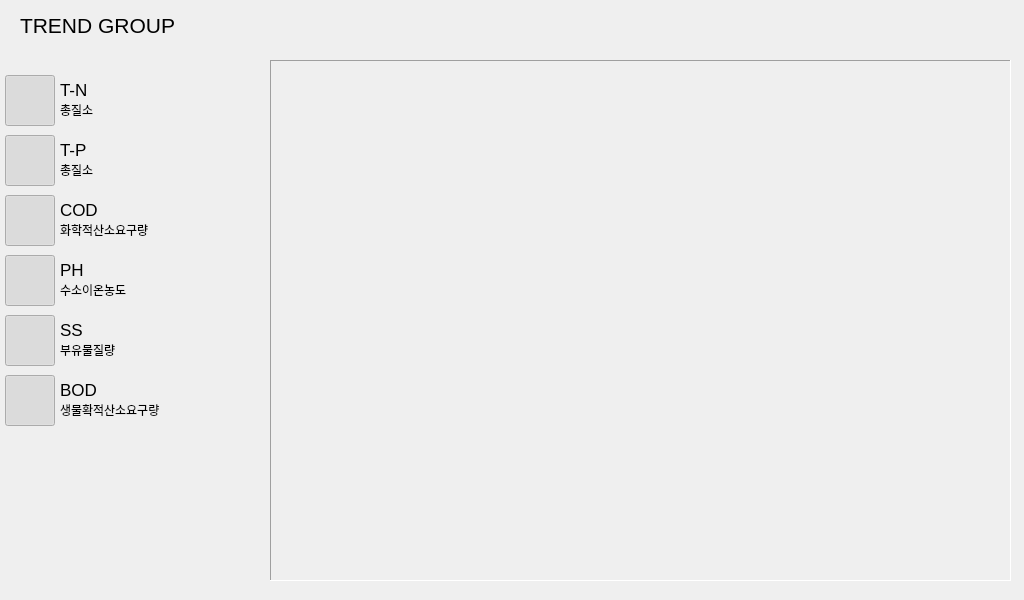
<?xml version="1.0" encoding="UTF-8"?>
<ui version="4.0">
 <class>TmsTrendDialog</class>
 <widget class="QDialog" name="TmsTrendDialog">
  <property name="geometry">
   <rect>
    <x>0</x>
    <y>0</y>
    <width>1024</width>
    <height>600</height>
   </rect>
  </property>
  <property name="windowTitle">
   <string>Dialog</string>
  </property>
  <widget class="QWidget" name="widget" native="true">
   <property name="geometry">
    <rect>
     <x>290</x>
     <y>580</y>
     <width>120</width>
     <height>80</height>
    </rect>
   </property>
  </widget>
  <widget class="QToolButton" name="btnDateTime">
   <property name="geometry">
    <rect>
     <x>570</x>
     <y>5</y>
     <width>48</width>
     <height>48</height>
    </rect>
   </property>
   <property name="text">
    <string/>
   </property>
   <property name="icon">
    <iconset resource="srview.qrc">
     <normaloff>:/images/time-planning.png</normaloff>:/images/time-planning.png</iconset>
   </property>
   <property name="iconSize">
    <size>
     <width>24</width>
     <height>24</height>
    </size>
   </property>
   <property name="autoRaise">
    <bool>true</bool>
   </property>
  </widget>
  <widget class="QToolButton" name="btnNext">
   <property name="geometry">
    <rect>
     <x>630</x>
     <y>5</y>
     <width>48</width>
     <height>48</height>
    </rect>
   </property>
   <property name="text">
    <string/>
   </property>
   <property name="icon">
    <iconset resource="srview.qrc">
     <normaloff>:/images/right.png</normaloff>:/images/right.png</iconset>
   </property>
   <property name="iconSize">
    <size>
     <width>24</width>
     <height>24</height>
    </size>
   </property>
   <property name="autoRaise">
    <bool>true</bool>
   </property>
  </widget>
  <widget class="QToolButton" name="btnZoomIn">
   <property name="geometry">
    <rect>
     <x>750</x>
     <y>5</y>
     <width>48</width>
     <height>48</height>
    </rect>
   </property>
   <property name="text">
    <string/>
   </property>
   <property name="icon">
    <iconset resource="srview.qrc">
     <normaloff>:/images/zoomin.png</normaloff>:/images/zoomin.png</iconset>
   </property>
   <property name="iconSize">
    <size>
     <width>24</width>
     <height>24</height>
    </size>
   </property>
   <property name="autoRaise">
    <bool>true</bool>
   </property>
  </widget>
  <widget class="QToolButton" name="btnZoomOut">
   <property name="geometry">
    <rect>
     <x>810</x>
     <y>5</y>
     <width>48</width>
     <height>48</height>
    </rect>
   </property>
   <property name="text">
    <string/>
   </property>
   <property name="icon">
    <iconset resource="srview.qrc">
     <normaloff>:/images/zoomout.png</normaloff>:/images/zoomout.png</iconset>
   </property>
   <property name="iconSize">
    <size>
     <width>24</width>
     <height>24</height>
    </size>
   </property>
   <property name="autoRaise">
    <bool>true</bool>
   </property>
  </widget>
  <widget class="QLabel" name="label">
   <property name="geometry">
    <rect>
     <x>20</x>
     <y>5</y>
     <width>431</width>
     <height>40</height>
    </rect>
   </property>
   <property name="font">
    <font>
     <pointsize>16</pointsize>
    </font>
   </property>
   <property name="text">
    <string>TREND GROUP</string>
   </property>
  </widget>
  <widget class="QLabel" name="tag1">
   <property name="geometry">
    <rect>
     <x>60</x>
     <y>80</y>
     <width>200</width>
     <height>20</height>
    </rect>
   </property>
   <property name="font">
    <font>
     <pointsize>13</pointsize>
    </font>
   </property>
   <property name="text">
    <string>T-N</string>
   </property>
  </widget>
  <widget class="QLabel" name="desc1">
   <property name="geometry">
    <rect>
     <x>60</x>
     <y>100</y>
     <width>200</width>
     <height>20</height>
    </rect>
   </property>
   <property name="font">
    <font>
     <pointsize>9</pointsize>
    </font>
   </property>
   <property name="text">
    <string>총질소</string>
   </property>
  </widget>
  <widget class="QLabel" name="tag2">
   <property name="geometry">
    <rect>
     <x>60</x>
     <y>140</y>
     <width>200</width>
     <height>20</height>
    </rect>
   </property>
   <property name="font">
    <font>
     <pointsize>13</pointsize>
    </font>
   </property>
   <property name="text">
    <string>T-P</string>
   </property>
  </widget>
  <widget class="QLabel" name="desc2">
   <property name="geometry">
    <rect>
     <x>60</x>
     <y>160</y>
     <width>200</width>
     <height>20</height>
    </rect>
   </property>
   <property name="font">
    <font>
     <pointsize>9</pointsize>
    </font>
   </property>
   <property name="text">
    <string>총질소</string>
   </property>
  </widget>
  <widget class="QLabel" name="tag3">
   <property name="geometry">
    <rect>
     <x>60</x>
     <y>200</y>
     <width>200</width>
     <height>20</height>
    </rect>
   </property>
   <property name="font">
    <font>
     <pointsize>13</pointsize>
    </font>
   </property>
   <property name="text">
    <string>COD</string>
   </property>
  </widget>
  <widget class="QLabel" name="desc3">
   <property name="geometry">
    <rect>
     <x>60</x>
     <y>220</y>
     <width>200</width>
     <height>20</height>
    </rect>
   </property>
   <property name="font">
    <font>
     <pointsize>9</pointsize>
    </font>
   </property>
   <property name="text">
    <string>화학적산소요구량</string>
   </property>
  </widget>
  <widget class="QLabel" name="tag4">
   <property name="geometry">
    <rect>
     <x>60</x>
     <y>260</y>
     <width>200</width>
     <height>20</height>
    </rect>
   </property>
   <property name="font">
    <font>
     <pointsize>13</pointsize>
    </font>
   </property>
   <property name="text">
    <string>PH</string>
   </property>
  </widget>
  <widget class="QLabel" name="desc4">
   <property name="geometry">
    <rect>
     <x>60</x>
     <y>280</y>
     <width>200</width>
     <height>20</height>
    </rect>
   </property>
   <property name="font">
    <font>
     <pointsize>9</pointsize>
    </font>
   </property>
   <property name="text">
    <string>수소이온농도</string>
   </property>
  </widget>
  <widget class="QLabel" name="tag6">
   <property name="geometry">
    <rect>
     <x>60</x>
     <y>380</y>
     <width>200</width>
     <height>20</height>
    </rect>
   </property>
   <property name="font">
    <font>
     <pointsize>13</pointsize>
    </font>
   </property>
   <property name="text">
    <string>BOD</string>
   </property>
  </widget>
  <widget class="QLabel" name="tag5">
   <property name="geometry">
    <rect>
     <x>60</x>
     <y>320</y>
     <width>200</width>
     <height>20</height>
    </rect>
   </property>
   <property name="font">
    <font>
     <pointsize>13</pointsize>
    </font>
   </property>
   <property name="text">
    <string>SS</string>
   </property>
  </widget>
  <widget class="QLabel" name="desc6">
   <property name="geometry">
    <rect>
     <x>60</x>
     <y>400</y>
     <width>200</width>
     <height>20</height>
    </rect>
   </property>
   <property name="font">
    <font>
     <pointsize>9</pointsize>
    </font>
   </property>
   <property name="text">
    <string>생물확적산소요구량</string>
   </property>
  </widget>
  <widget class="QLabel" name="desc5">
   <property name="geometry">
    <rect>
     <x>60</x>
     <y>340</y>
     <width>200</width>
     <height>20</height>
    </rect>
   </property>
   <property name="font">
    <font>
     <pointsize>9</pointsize>
    </font>
   </property>
   <property name="text">
    <string>부유물질량</string>
   </property>
  </widget>
  <widget class="QToolButton" name="btnTag1">
   <property name="geometry">
    <rect>
     <x>5</x>
     <y>75</y>
     <width>50</width>
     <height>51</height>
    </rect>
   </property>
   <property name="font">
    <font>
     <pointsize>13</pointsize>
    </font>
   </property>
   <property name="text">
    <string/>
   </property>
   <property name="checkable">
    <bool>true</bool>
   </property>
   <property name="checked">
    <bool>true</bool>
   </property>
  </widget>
  <widget class="QToolButton" name="btnTag2">
   <property name="geometry">
    <rect>
     <x>5</x>
     <y>135</y>
     <width>50</width>
     <height>51</height>
    </rect>
   </property>
   <property name="font">
    <font>
     <pointsize>13</pointsize>
    </font>
   </property>
   <property name="text">
    <string/>
   </property>
   <property name="checkable">
    <bool>true</bool>
   </property>
   <property name="checked">
    <bool>true</bool>
   </property>
  </widget>
  <widget class="QToolButton" name="btnTag3">
   <property name="geometry">
    <rect>
     <x>5</x>
     <y>195</y>
     <width>50</width>
     <height>51</height>
    </rect>
   </property>
   <property name="font">
    <font>
     <pointsize>13</pointsize>
    </font>
   </property>
   <property name="text">
    <string/>
   </property>
   <property name="checkable">
    <bool>true</bool>
   </property>
   <property name="checked">
    <bool>true</bool>
   </property>
  </widget>
  <widget class="QToolButton" name="btnTag4">
   <property name="geometry">
    <rect>
     <x>5</x>
     <y>255</y>
     <width>50</width>
     <height>51</height>
    </rect>
   </property>
   <property name="font">
    <font>
     <pointsize>13</pointsize>
    </font>
   </property>
   <property name="text">
    <string/>
   </property>
   <property name="checkable">
    <bool>true</bool>
   </property>
   <property name="checked">
    <bool>true</bool>
   </property>
  </widget>
  <widget class="QToolButton" name="btnTag5">
   <property name="geometry">
    <rect>
     <x>5</x>
     <y>315</y>
     <width>50</width>
     <height>51</height>
    </rect>
   </property>
   <property name="font">
    <font>
     <pointsize>13</pointsize>
    </font>
   </property>
   <property name="text">
    <string/>
   </property>
   <property name="checkable">
    <bool>true</bool>
   </property>
   <property name="checked">
    <bool>true</bool>
   </property>
  </widget>
  <widget class="QToolButton" name="btnTag6">
   <property name="geometry">
    <rect>
     <x>5</x>
     <y>375</y>
     <width>50</width>
     <height>51</height>
    </rect>
   </property>
   <property name="font">
    <font>
     <pointsize>13</pointsize>
    </font>
   </property>
   <property name="text">
    <string/>
   </property>
   <property name="checkable">
    <bool>true</bool>
   </property>
   <property name="checked">
    <bool>true</bool>
   </property>
  </widget>
  <widget class="QFrame" name="trendFrame">
   <property name="geometry">
    <rect>
     <x>270</x>
     <y>60</y>
     <width>741</width>
     <height>521</height>
    </rect>
   </property>
   <property name="frameShape">
    <enum>QFrame::Panel</enum>
   </property>
   <property name="frameShadow">
    <enum>QFrame::Sunken</enum>
   </property>
  </widget>
  <widget class="QToolButton" name="btnPrev">
   <property name="geometry">
    <rect>
     <x>510</x>
     <y>5</y>
     <width>48</width>
     <height>48</height>
    </rect>
   </property>
   <property name="text">
    <string/>
   </property>
   <property name="icon">
    <iconset resource="srview.qrc">
     <normaloff>:/images/left.png</normaloff>:/images/left.png</iconset>
   </property>
   <property name="iconSize">
    <size>
     <width>24</width>
     <height>24</height>
    </size>
   </property>
   <property name="autoRaise">
    <bool>true</bool>
   </property>
  </widget>
  <widget class="QToolButton" name="btnSelectAll">
   <property name="geometry">
    <rect>
     <x>690</x>
     <y>5</y>
     <width>48</width>
     <height>48</height>
    </rect>
   </property>
   <property name="text">
    <string/>
   </property>
   <property name="icon">
    <iconset resource="srview.qrc">
     <normaloff>:/images/select_all.png</normaloff>:/images/select_all.png</iconset>
   </property>
   <property name="iconSize">
    <size>
     <width>24</width>
     <height>24</height>
    </size>
   </property>
   <property name="autoRaise">
    <bool>true</bool>
   </property>
  </widget>
  <widget class="QToolButton" name="okButton">
   <property name="geometry">
    <rect>
     <x>960</x>
     <y>5</y>
     <width>48</width>
     <height>48</height>
    </rect>
   </property>
   <property name="text">
    <string/>
   </property>
   <property name="icon">
    <iconset resource="srview.qrc">
     <normaloff>:/images/close.png</normaloff>:/images/close.png</iconset>
   </property>
   <property name="iconSize">
    <size>
     <width>24</width>
     <height>24</height>
    </size>
   </property>
   <property name="autoRaise">
    <bool>true</bool>
   </property>
  </widget>
  <zorder>btnTag3</zorder>
  <zorder>btnTag2</zorder>
  <zorder>btnTag4</zorder>
  <zorder>btnTag5</zorder>
  <zorder>btnTag6</zorder>
  <zorder>btnTag1</zorder>
  <zorder>widget</zorder>
  <zorder>btnDateTime</zorder>
  <zorder>btnNext</zorder>
  <zorder>btnZoomIn</zorder>
  <zorder>btnZoomOut</zorder>
  <zorder>label</zorder>
  <zorder>tag1</zorder>
  <zorder>desc1</zorder>
  <zorder>tag2</zorder>
  <zorder>desc2</zorder>
  <zorder>tag3</zorder>
  <zorder>desc3</zorder>
  <zorder>tag4</zorder>
  <zorder>desc4</zorder>
  <zorder>tag6</zorder>
  <zorder>tag5</zorder>
  <zorder>desc6</zorder>
  <zorder>desc5</zorder>
  <zorder>trendFrame</zorder>
  <zorder>btnPrev</zorder>
  <zorder>btnSelectAll</zorder>
  <zorder>okButton</zorder>
 </widget>
 <resources>
  <include location="srview.qrc"/>
 </resources>
 <connections>
  <connection>
   <sender>okButton</sender>
   <signal>clicked()</signal>
   <receiver>TmsTrendDialog</receiver>
   <slot>accept()</slot>
   <hints>
    <hint type="sourcelabel">
     <x>983</x>
     <y>28</y>
    </hint>
    <hint type="destinationlabel">
     <x>511</x>
     <y>299</y>
    </hint>
   </hints>
  </connection>
 </connections>
</ui>
